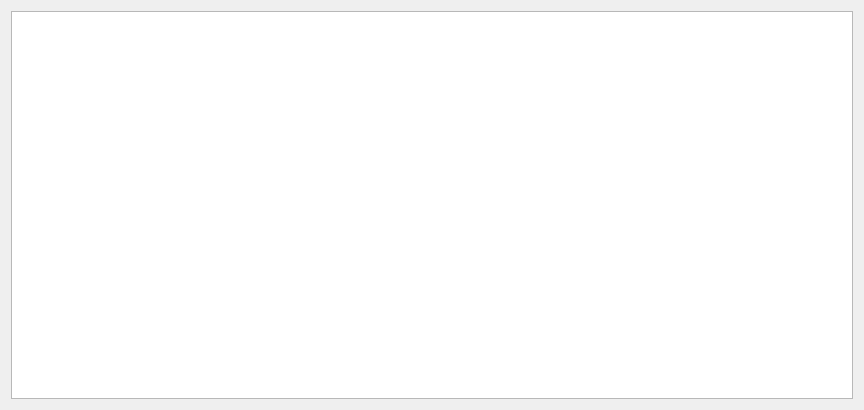
<?xml version="1.0" encoding="UTF-8"?>
<ui version="4.0">
 <class>Launcher</class>
 <widget class="QWidget" name="Launcher">
  <property name="geometry">
   <rect>
    <x>0</x>
    <y>0</y>
    <width>864</width>
    <height>410</height>
   </rect>
  </property>
  <property name="windowTitle">
   <string>Market Analysis - Launcher</string>
  </property>
  <layout class="QGridLayout" name="gridLayout">
   <item row="0" column="0">
    <widget class="QListView" name="modeView"/>
   </item>
  </layout>
 </widget>
 <resources/>
 <connections/>
</ui>
